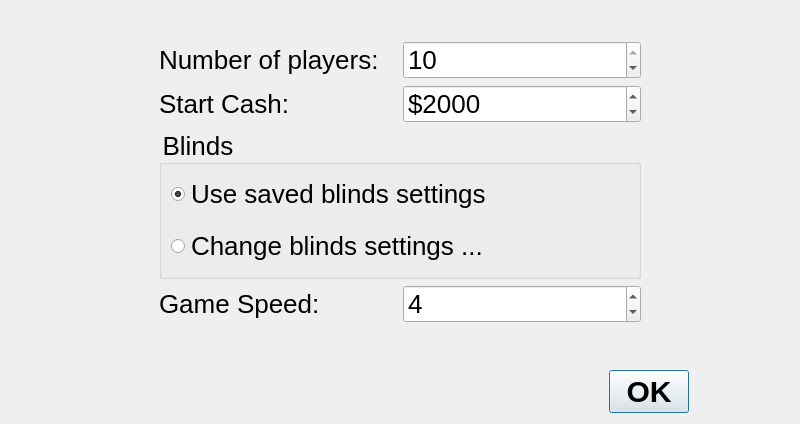
<?xml version="1.0" encoding="UTF-8"?>
<ui version="4.0">
 <class>newGameDialog</class>
 <widget class="QDialog" name="newGameDialog">
  <property name="geometry">
   <rect>
    <x>0</x>
    <y>0</y>
    <width>800</width>
    <height>424</height>
   </rect>
  </property>
  <property name="sizePolicy">
   <sizepolicy hsizetype="MinimumExpanding" vsizetype="MinimumExpanding">
    <horstretch>0</horstretch>
    <verstretch>0</verstretch>
   </sizepolicy>
  </property>
  <property name="minimumSize">
   <size>
    <width>800</width>
    <height>424</height>
   </size>
  </property>
  <property name="windowTitle">
   <string>Start Local Game</string>
  </property>
  <property name="styleSheet">
   <string notr="true">QObject {font: 26px}</string>
  </property>
  <layout class="QVBoxLayout" name="verticalLayout">
   <property name="spacing">
    <number>16</number>
   </property>
   <item>
    <spacer name="verticalSpacer_2">
     <property name="orientation">
      <enum>Qt::Vertical</enum>
     </property>
     <property name="sizeHint" stdset="0">
      <size>
       <width>20</width>
       <height>40</height>
      </size>
     </property>
    </spacer>
   </item>
   <item>
    <layout class="QHBoxLayout" name="horizontalLayout_4">
     <item>
      <spacer name="horizontalSpacer">
       <property name="orientation">
        <enum>Qt::Horizontal</enum>
       </property>
       <property name="sizeHint" stdset="0">
        <size>
         <width>54</width>
         <height>297</height>
        </size>
       </property>
      </spacer>
     </item>
     <item>
      <widget class="QFrame" name="frame">
       <property name="sizePolicy">
        <sizepolicy hsizetype="MinimumExpanding" vsizetype="MinimumExpanding">
         <horstretch>0</horstretch>
         <verstretch>0</verstretch>
        </sizepolicy>
       </property>
       <property name="minimumSize">
        <size>
         <width>500</width>
         <height>300</height>
        </size>
       </property>
       <property name="frameShape">
        <enum>QFrame::NoFrame</enum>
       </property>
       <property name="frameShadow">
        <enum>QFrame::Plain</enum>
       </property>
       <layout class="QGridLayout" name="gridLayout">
        <item row="0" column="0">
         <layout class="QHBoxLayout" name="horizontalLayout_2">
          <item>
           <widget class="QLabel" name="label">
            <property name="sizePolicy">
             <sizepolicy hsizetype="Minimum" vsizetype="Preferred">
              <horstretch>0</horstretch>
              <verstretch>0</verstretch>
             </sizepolicy>
            </property>
            <property name="text">
             <string>Number of players:</string>
            </property>
            <property name="buddy">
             <cstring>spinBox_quantityPlayers</cstring>
            </property>
           </widget>
          </item>
          <item>
           <widget class="QSpinBox" name="spinBox_quantityPlayers">
            <property name="minimum">
             <number>2</number>
            </property>
            <property name="maximum">
             <number>10</number>
            </property>
            <property name="value">
             <number>10</number>
            </property>
           </widget>
          </item>
         </layout>
        </item>
        <item row="1" column="0">
         <layout class="QHBoxLayout" name="horizontalLayout_3">
          <item>
           <widget class="QLabel" name="label_2">
            <property name="text">
             <string>Start Cash:</string>
            </property>
            <property name="buddy">
             <cstring>spinBox_startCash</cstring>
            </property>
           </widget>
          </item>
          <item>
           <widget class="QSpinBox" name="spinBox_startCash">
            <property name="buttonSymbols">
             <enum>QAbstractSpinBox::UpDownArrows</enum>
            </property>
            <property name="prefix">
             <string>$</string>
            </property>
            <property name="minimum">
             <number>1000</number>
            </property>
            <property name="maximum">
             <number>1000000</number>
            </property>
            <property name="singleStep">
             <number>50</number>
            </property>
            <property name="value">
             <number>2000</number>
            </property>
           </widget>
          </item>
         </layout>
        </item>
        <item row="2" column="0">
         <widget class="QGroupBox" name="groupBox_2">
          <property name="title">
           <string>Blinds</string>
          </property>
          <layout class="QGridLayout">
           <property name="topMargin">
            <number>1</number>
           </property>
           <property name="rightMargin">
            <number>9</number>
           </property>
           <property name="bottomMargin">
            <number>1</number>
           </property>
           <property name="horizontalSpacing">
            <number>0</number>
           </property>
           <item row="2" column="0">
            <widget class="QRadioButton" name="radioButton_changeBlindsSettings">
             <property name="text">
              <string>Change blinds settings ...</string>
             </property>
            </widget>
           </item>
           <item row="0" column="0">
            <widget class="QRadioButton" name="radioButton_useSavedBlindsSettings">
             <property name="text">
              <string>Use saved blinds settings</string>
             </property>
             <property name="checked">
              <bool>true</bool>
             </property>
            </widget>
           </item>
          </layout>
         </widget>
        </item>
        <item row="3" column="0">
         <layout class="QHBoxLayout" name="horizontalLayout">
          <item>
           <widget class="QLabel" name="label_5">
            <property name="text">
             <string>Game Speed:</string>
            </property>
            <property name="buddy">
             <cstring>spinBox_gameSpeed</cstring>
            </property>
           </widget>
          </item>
          <item>
           <widget class="QSpinBox" name="spinBox_gameSpeed">
            <property name="minimum">
             <number>1</number>
            </property>
            <property name="maximum">
             <number>11</number>
            </property>
            <property name="value">
             <number>4</number>
            </property>
           </widget>
          </item>
         </layout>
        </item>
       </layout>
      </widget>
     </item>
     <item>
      <spacer name="horizontalSpacer_2">
       <property name="orientation">
        <enum>Qt::Horizontal</enum>
       </property>
       <property name="sizeHint" stdset="0">
        <size>
         <width>0</width>
         <height>0</height>
        </size>
       </property>
      </spacer>
     </item>
    </layout>
   </item>
   <item>
    <spacer name="verticalSpacer_3">
     <property name="orientation">
      <enum>Qt::Vertical</enum>
     </property>
     <property name="sizeHint" stdset="0">
      <size>
       <width>20</width>
       <height>40</height>
      </size>
     </property>
    </spacer>
   </item>
   <item>
    <layout class="QHBoxLayout" name="horizontalLayout_5">
     <item>
      <spacer name="horizontalSpacer_4">
       <property name="orientation">
        <enum>Qt::Horizontal</enum>
       </property>
       <property name="sizeHint" stdset="0">
        <size>
         <width>40</width>
         <height>20</height>
        </size>
       </property>
      </spacer>
     </item>
     <item>
      <widget class="QDialogButtonBox" name="buttonBox">
       <property name="styleSheet">
        <string notr="true">QObject {font: bold 30px}</string>
       </property>
       <property name="orientation">
        <enum>Qt::Horizontal</enum>
       </property>
       <property name="standardButtons">
        <set>QDialogButtonBox::Ok</set>
       </property>
      </widget>
     </item>
     <item>
      <spacer name="horizontalSpacer_3">
       <property name="orientation">
        <enum>Qt::Horizontal</enum>
       </property>
       <property name="sizeType">
        <enum>QSizePolicy::Fixed</enum>
       </property>
       <property name="sizeHint" stdset="0">
        <size>
         <width>100</width>
         <height>20</height>
        </size>
       </property>
      </spacer>
     </item>
    </layout>
   </item>
   <item>
    <spacer name="verticalSpacer">
     <property name="orientation">
      <enum>Qt::Vertical</enum>
     </property>
     <property name="sizeHint" stdset="0">
      <size>
       <width>497</width>
       <height>0</height>
      </size>
     </property>
    </spacer>
   </item>
  </layout>
 </widget>
 <tabstops>
  <tabstop>spinBox_quantityPlayers</tabstop>
  <tabstop>spinBox_startCash</tabstop>
  <tabstop>radioButton_changeBlindsSettings</tabstop>
 </tabstops>
 <resources/>
 <connections>
  <connection>
   <sender>buttonBox</sender>
   <signal>accepted()</signal>
   <receiver>newGameDialog</receiver>
   <slot>accept()</slot>
   <hints>
    <hint type="sourcelabel">
     <x>248</x>
     <y>254</y>
    </hint>
    <hint type="destinationlabel">
     <x>157</x>
     <y>274</y>
    </hint>
   </hints>
  </connection>
  <connection>
   <sender>buttonBox</sender>
   <signal>rejected()</signal>
   <receiver>newGameDialog</receiver>
   <slot>reject()</slot>
   <hints>
    <hint type="sourcelabel">
     <x>316</x>
     <y>260</y>
    </hint>
    <hint type="destinationlabel">
     <x>286</x>
     <y>274</y>
    </hint>
   </hints>
  </connection>
 </connections>
</ui>
